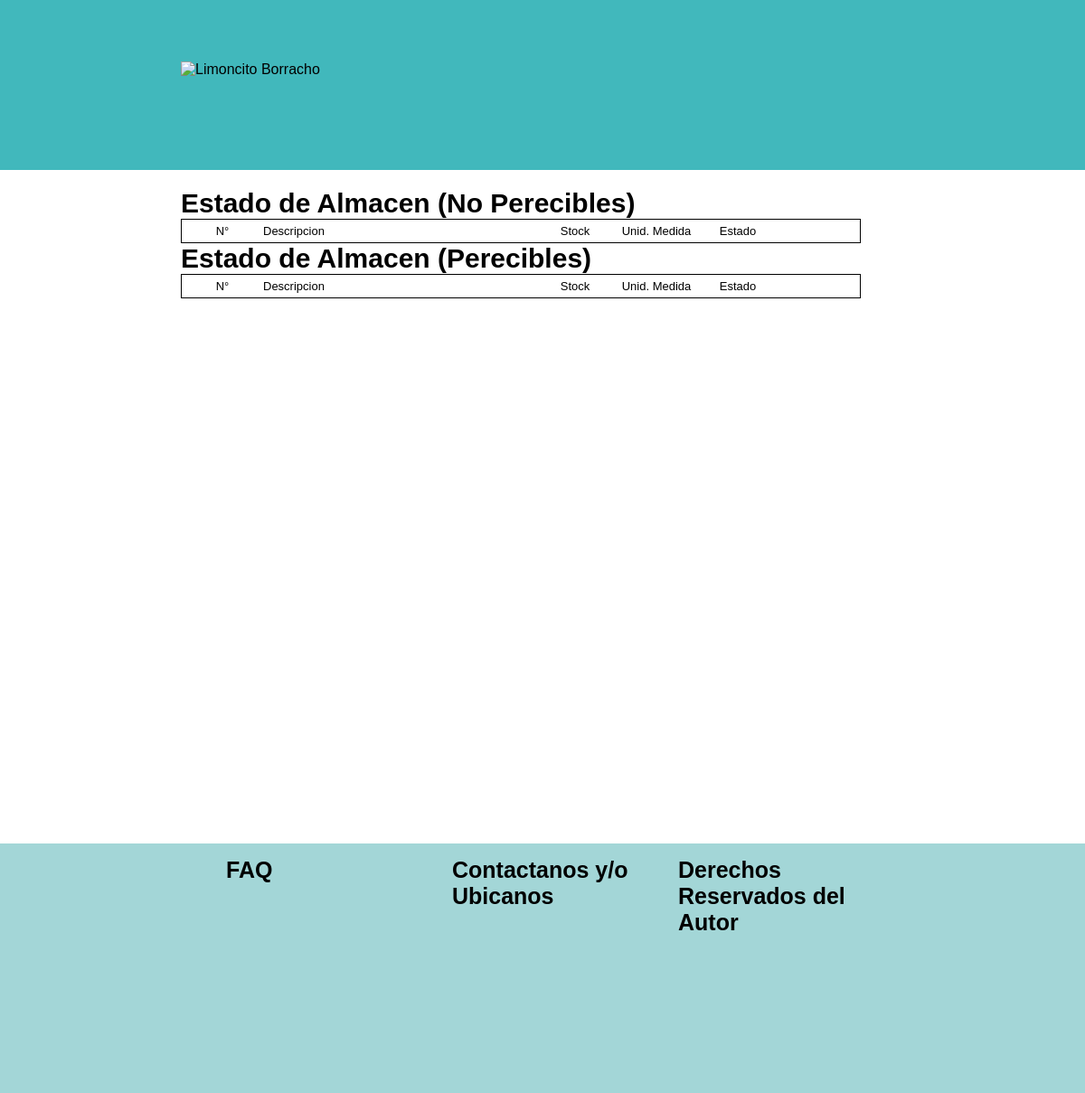
Page /estado-almacen.php on the earlier database version.
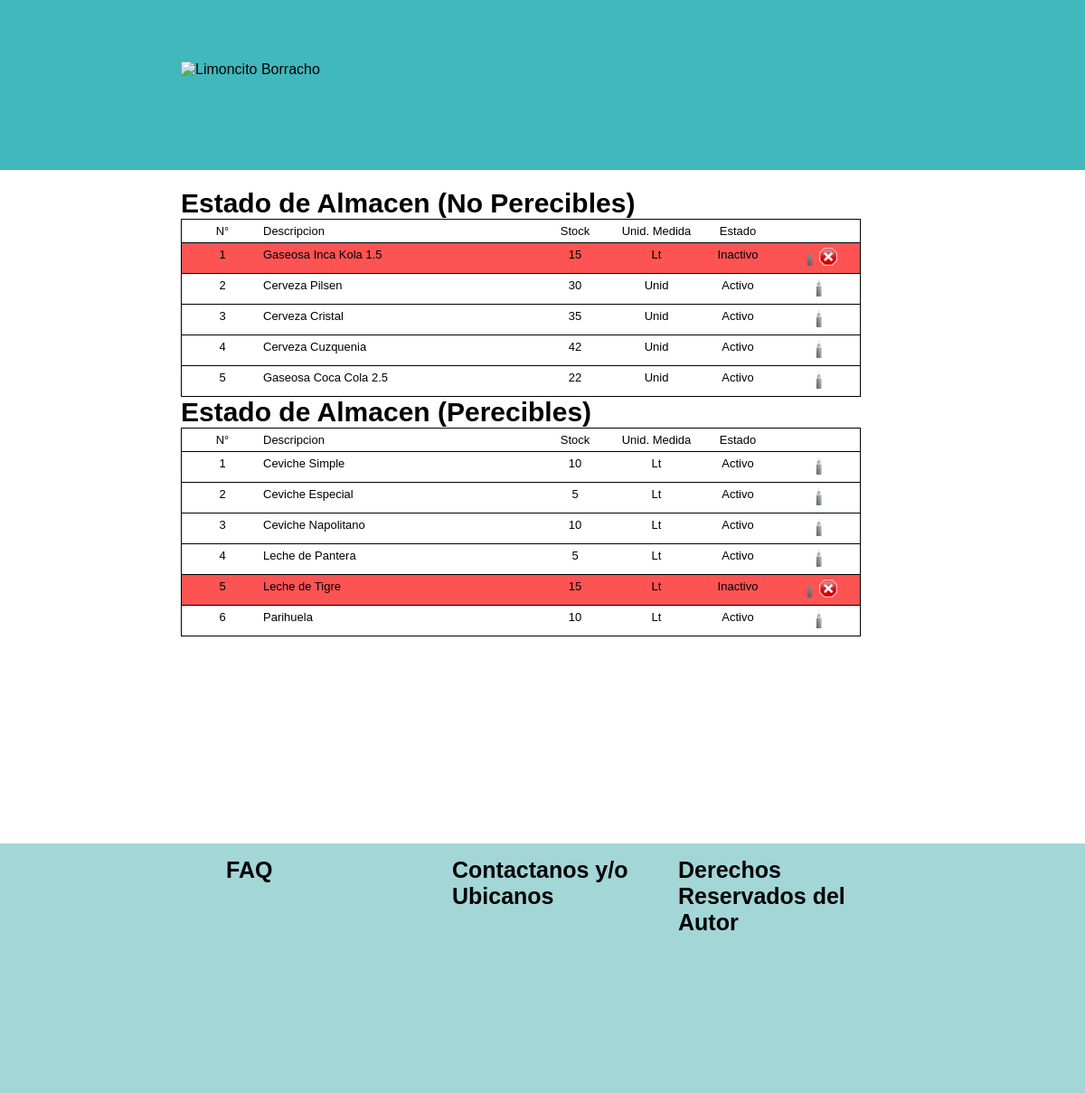
Same page on the later database version.
### tables this page shows
CREATE TABLE `producto` (
  `id` int(11) NOT NULL AUTO_INCREMENT,
  `producto` tinytext,
  `precio_venta` float NOT NULL,
  `costo` float NOT NULL,
  `stock` int(11) NOT NULL,
  `categoria` varchar(1) NOT NULL,
  `id_unidad` int(11) DEFAULT NULL,
  `estado` varchar(1) DEFAULT NULL,
  PRIMARY KEY (`id`)
);

CREATE TABLE `unidad` (
  `id` int(11) NOT NULL AUTO_INCREMENT,
  `prefijo` varchar(50) NOT NULL,
  `nombre` text NOT NULL,
  PRIMARY KEY (`id`)
);

### php/config.php (called while the page is built, shortened)
<?php
$estado=array("Inactivo","Activo");
?>

### estado-almacen.php (the view, shortened to what this page needs)
<?php
require_once("php/function.php");
?>
<!DOCTYPE html PUBLIC "-//W3C//DTD XHTML 1.0 Strict//EN"
	"http://www.w3.org/TR/xhtml1/DTD/xhtml1-strict.dtd">
<html xmlns="http://www.w3.org/1999/xhtml" xml:lang="en" lang="en">
<head>
	<link rel="stylesheet" type="text/css" media="screen" href="css/style.css"/>
</head>
<body>
	<div class="cabecera-logo">
		<div class="contenedor-cabecera">
			<img src="img/logo.png" alt="Limoncito Borracho" title="limoncitoborracho.pe">
		</div>
	</div>
	<div class="contenedor">
		<div class="cuerpo">
			<div class="titulo-div">
				<span class="titulo-actividad">Estado de Almacen (No Perecibles)</span><br>
			</div>
			<div class="estado">
				<ul class="estado-cabecera">
					<li>N°</li>
					<li class="producto">Descripcion</li>
					<li>Stock</li>
					<li>Unid. Medida</li>
					<li>Estado</li>
					<li class="img-link"><br></li>
				</ul>
				<?php
				$sql="select * from producto p inner join unidad u where id_unidad=u.id and p.categoria=0";
				$resultado=mysql_query($sql);
				$contador=1;
				while ($filas=mysql_fetch_assoc($resultado)) {
				?>
				<ul <?php
				if ($filas["estado"]==0){
				 ?> id="inactivo" <?php } ?>class="estado-item">
					<li><?php print $contador; ?></li>
					<li class="producto"><?php print $filas["producto"];?></li>
					<li><?php print $filas["stock"];?></li>
					<li><?php print $filas["prefijo"];?></li>
					<li><?php print $estado[$filas["estado"]];?></li>
					<li class="img-link"><a href="#" class="editar"><img src="img/editar.png"/><?php if ($filas["estado"]==0) {?><img src="img/eliminar.png"/><?php } ?></a></li>
				</ul>
				<?php
				$contador+=1;
				}
				?>
			</div>
			<div class="titulo-div">
				<span class="titulo-actividad">Estado de Almacen (Perecibles)</span><br>
			</div>
			<div class="estado">
				<ul class="estado-cabecera">
					<li>N°</li>
					<li class="producto">Descripcion</li>
					<li>Stock</li>
					<li>Unid. Medida</li>
					<li>Estado</li>
					<li class="img-link"><br></li>
				</ul>
				<?php
				$sql="select * from producto p inner join unidad u where id_unidad=u.id and p.categoria=1";
				$resultado=mysql_query($sql);
				$contador=1;
				while ($filas=mysql_fetch_assoc($resultado)) {
				?>
				<ul <?php
				if ($filas["estado"]==0){
				 ?> id="inactivo" <?php } ?>class="estado-item">
					<li><?php print $contador; ?></li>
					<li class="producto"><?php print $filas["producto"];?></li>
					<li><?php print $filas["stock"];?></li>
					<li><?php print $filas["prefijo"];?></li>
					<li><?php print $estado[$filas["estado"]];?></li>
					<li class="img-link"><a href="#" class="editar"><img src="img/editar.png"/><?php if ($filas["estado"]==0) {?><img src="img/eliminar.png"/><?php } ?></a></li>
				</ul>
				<?php
				$contador+=1;
				}
				?>
			</div>
		</div>
		<div class="pie">
			<div class="contenido-pie">
				<ul>
					<li>FAQ</li>
					<li>Contactanos y/o Ubicanos</li>
					<li>Derechos Reservados del Autor</li>
				</ul>
			</div>
		</div>
	</div>
</body>
</html>

Differences in the rows shown:
added producto: producto "Gaseosa Inca Kola 1.5", stock "15", id_unidad.prefijo "Lt", estado "Inactivo"
added producto: producto "Cerveza Pilsen", stock "30", id_unidad.prefijo "Unid", estado "Activo"
added producto: producto "Cerveza Cristal", stock "35", id_unidad.prefijo "Unid", estado "Activo"
added producto: producto "Cerveza Cuzquenia", stock "42", id_unidad.prefijo "Unid", estado "Activo"
added producto: producto "Gaseosa Coca Cola 2.5", stock "22", id_unidad.prefijo "Unid", estado "Activo"
now on this page (row edited): producto: producto "Ceviche Simple", stock "10", id_unidad.prefijo "Lt", estado "Activo"
now on this page (row edited): producto: producto "Ceviche Especial", stock "5", id_unidad.prefijo "Lt", estado "Activo"
now on this page (row edited): producto: producto "Ceviche Napolitano", stock "10", id_unidad.prefijo "Lt", estado "Activo"
now on this page (row edited): producto: producto "Leche de Pantera", stock "5", id_unidad.prefijo "Lt", estado "Activo"
now on this page (row edited): producto: producto "Leche de Tigre", stock "15", id_unidad.prefijo "Lt", estado "Inactivo"
now on this page (row edited): producto: producto "Parihuela", stock "10", id_unidad.prefijo "Lt", estado "Activo"
